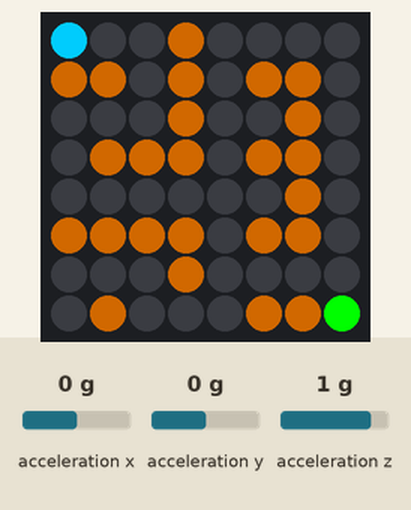
Bench run of a program on a simulated Raspberry Pi (BCM pin numbers) with a Sense HAT. On the bench: the Sense HAT's 8×8 RGB LED matrix. Inputs (shaded band) come from the test bench; at power-on: acceleration x 0 g, acceleration y 0 g, acceleration z 1 g. The 64×8 strip is a reading aid, not a part: it shows the text the matrix is scrolling, unrolled, one strip-width of it at a time; the clock reads 2024-03-15 10:24:30 at power-on unless the program sets it; what the program prints to the terminal is not drawn. At 11.8 s the program stops and its outputs stay as they are.

Above: at 1.2 s.
1.3 s: acceleration x set to -1.4 g
At 2.4 s:
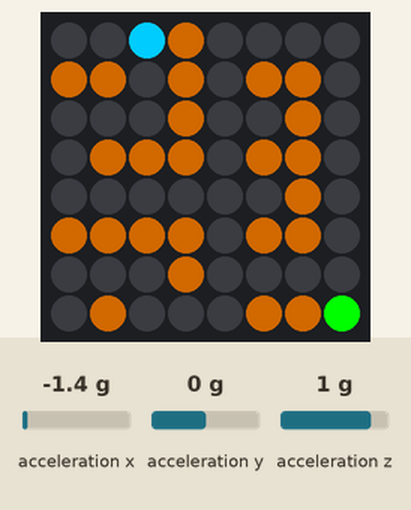
2.9 s: acceleration y set to -1.4 g
At 3.9 s:
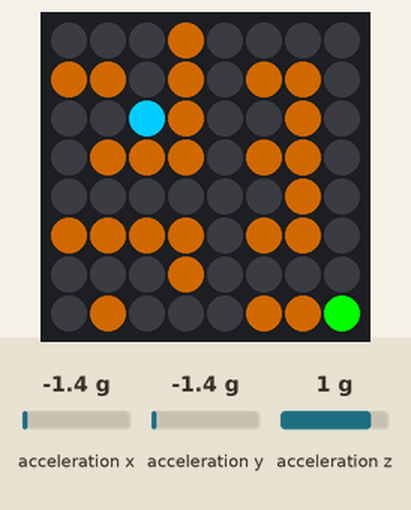
4.5 s: acceleration x set to 0.8 g
At 5.5 s:
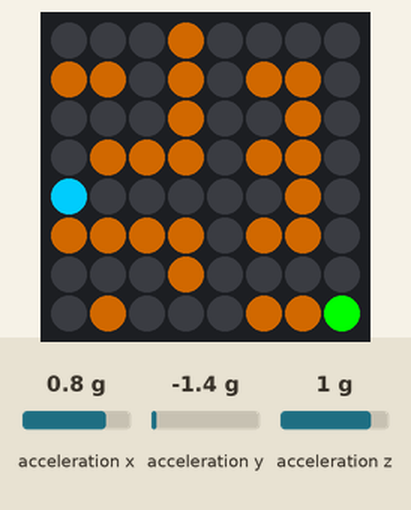
6.2 s: acceleration x set to -0.1 g
7.7 s: acceleration x set to -0.4 g
At 13.0 s:
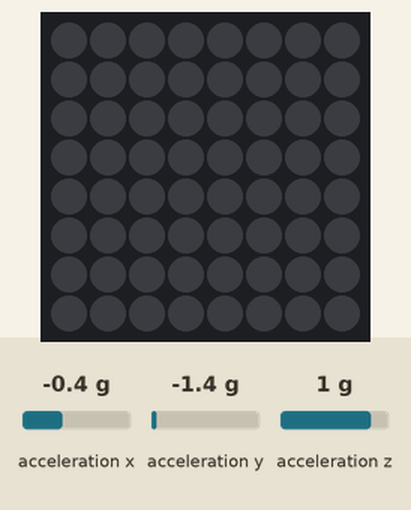
Timing chart, 0 to 13.3 s (numbered marks = the images above; inputs shaded):
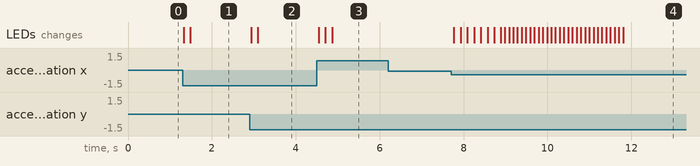

Measured:
- the behaviour switches between -0.2 and -0.3 g on acceleration x (found by bisection; images 3 and 4)
- after the input at 1.3 s, the LEDs: first change at once (image 1 shows a later state)
- after the input at 2.9 s, the LEDs: first change at once (image 2 shows a later state)
- after the input at 4.5 s, the LEDs: first change at once (image 3 shows a later state)
- after the input at 6.2 s, every drawn part: stays the same
- after the input at 7.7 s, the LEDs: first change after 0.07 s (image 4 shows a later state)

The program:

g03_maze.py
```python
# g03 · 미로 탈출 — 동서남북으로 기울여 구슬을 초록 출구까지
# Argon 케이스에서는 오른쪽으로 기울이면 x가, 아래로 기울이면 y가 음수(-)입니다.
from sense_hat import SenseHat   # SenseHAT 도구 상자 가져오기
from time import sleep, time     # 기다리기, 지금 시각(초) 도구
sense = SenseHat()               # 내 SenseHAT을 sense라고 부르기
sense.set_rotation(180)          # 화면 180도 돌리기 (케이스에 거꾸로 꽂힘)
sense.clear()                    # 화면 지우기 (켜진 LED 끄기)

# 미로 지도: # 은 벽, . 은 길, G 는 출구 (한 줄이 LED 한 줄)
maze = [
    "...#....",
    "##.#.##.",
    "...#..#.",
    ".###.##.",
    "......#.",
    "####.##.",
    "...#....",
    ".#...##G",
]

a = sense.get_accelerometer_raw()   # 시작할 때 기울기를 "평평함"으로
x0 = a["x"]
y0 = a["y"]
px, py = 0, 0                    # 구슬은 왼쪽 위에서 출발
start = time()                   # 출발 시각 기억

while maze[py][px] != "G":       # 출구에 닿을 때까지 반복
    a = sense.get_accelerometer_raw()
    x = a["x"] - x0              # 좌우 기울기
    y = a["y"] - y0              # 앞뒤 기울기
    nx, ny = px, py              # 가려는 칸 (처음엔 제자리)
    if x < -0.2 and px < 7:      # 오른쪽(동)
        nx = px + 1
    elif x > 0.2 and px > 0:     # 왼쪽(서)
        nx = px - 1
    if y < -0.2 and py < 7:      # 아래(남)
        ny = py + 1
    elif y > 0.2 and py > 0:     # 위(북)
        ny = py - 1
    if maze[ny][nx] != "#":      # 벽이 아니면 대각선으로 한 번에
        px, py = nx, ny
    elif maze[py][nx] != "#":    # 대각선이 막혔으면 가로로만
        px = nx
    elif maze[ny][px] != "#":    # 아니면 세로로만
        py = ny

    for y in range(8):           # 미로 그리기
        for x in range(8):
            if maze[y][x] == "#":
                sense.set_pixel(x, y, (120, 60, 0))   # 벽은 갈색
            elif maze[y][x] == "G":
                sense.set_pixel(x, y, (0, 255, 0))    # 출구는 초록
            else:
                sense.set_pixel(x, y, (0, 0, 0))      # 길은 검정
    sense.set_pixel(px, py, (0, 200, 255))            # 구슬은 하늘색
    sleep(0.15)                  # 숫자를 줄이면 더 빨리 굴러감

sec = round(time() - start, 1)   # 걸린 시간(초), 소수 첫째 자리까지
print("탈출!", sec, "초")        # Thonny 셸 창에도 출력
sense.show_message(str(sec) + "s", text_colour=(0, 255, 0))
```
